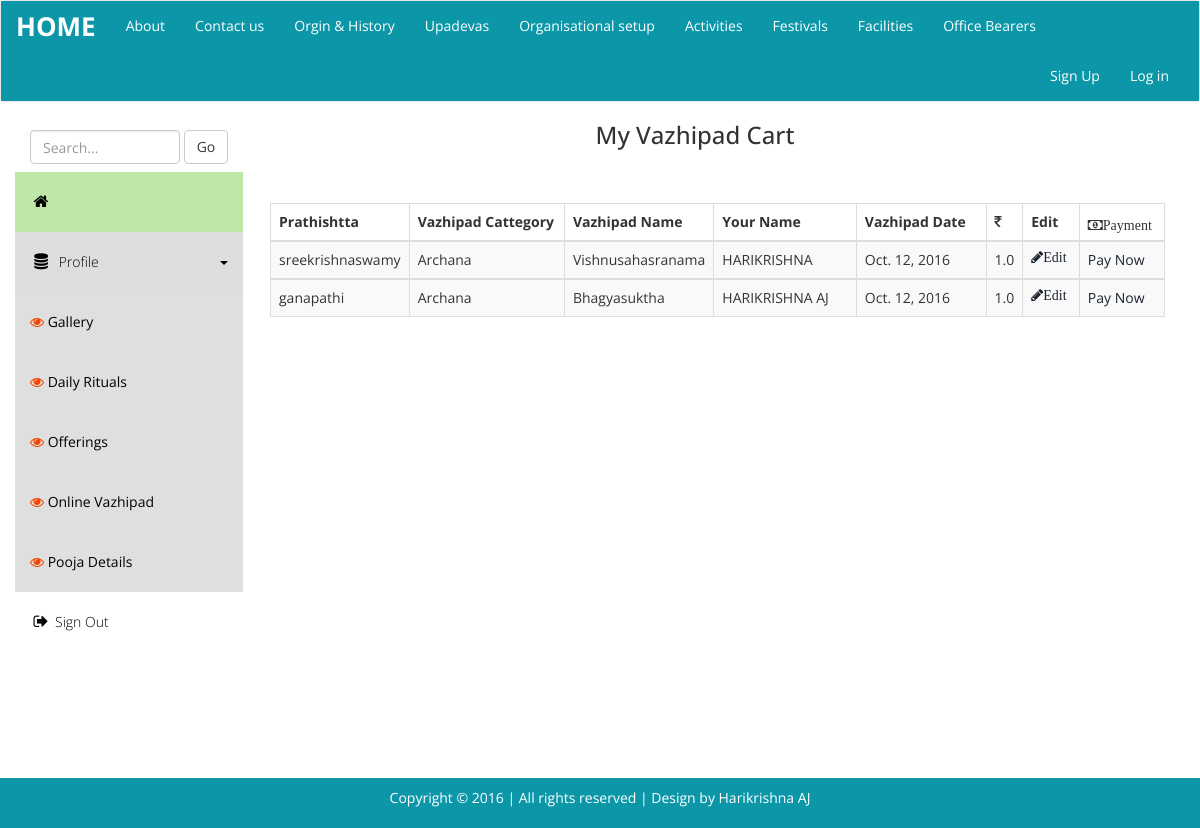
/register/list/, run on an earlier commit of the app's database.
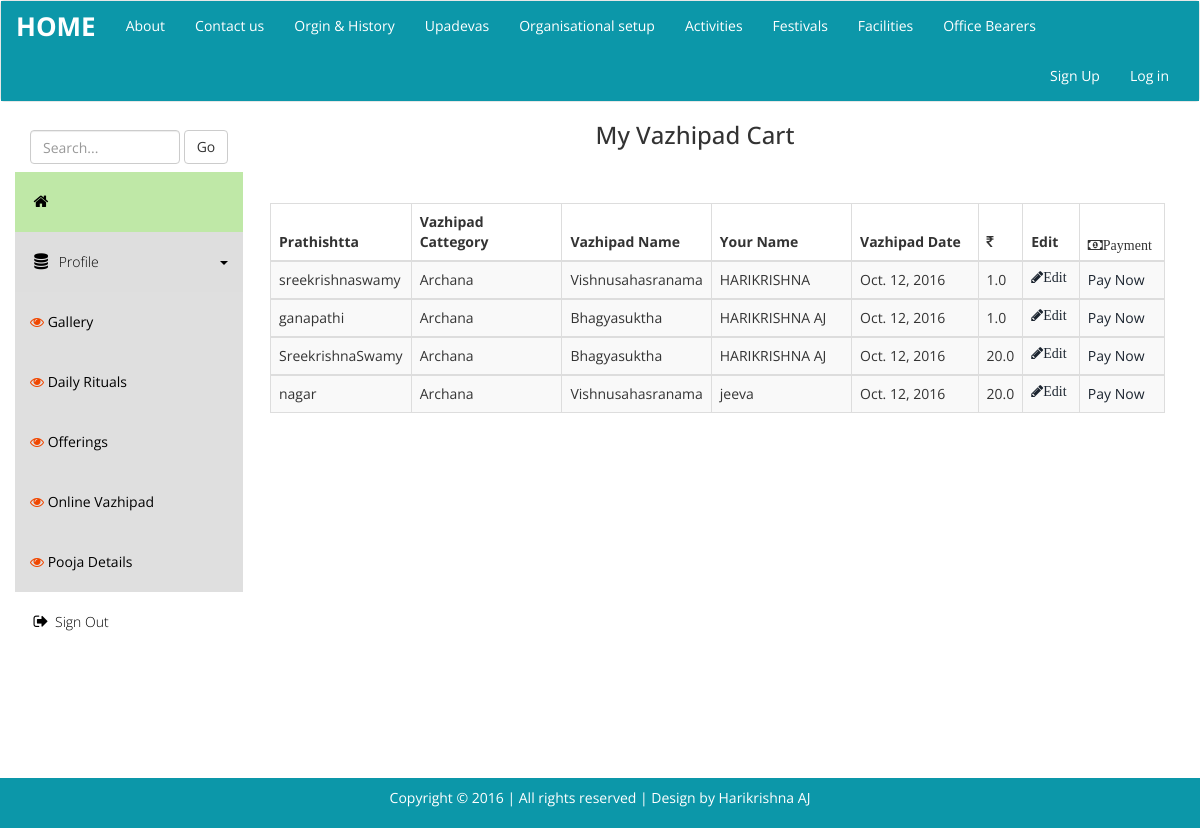
And on a later commit of the database.
### registration/models.py (models this page shows)
class Student(models.Model):
    aums_id = models.CharField(_('Prathishtta'),  max_length=32, choices=Prathishtta, blank=False, unique=True,primary_key=True)
    name = models.CharField(_('Vazhipad cattegory'), max_length=32, choices=Vazhipad_cattegory,blank=True, null=True)
    curr_course = models.CharField(_('Vazhipad'), max_length=32,choices= Archana ,blank=True, null=True,
                                  validators=[RegexValidator(regex='^[A-Za-z]*$')])
    branch = models.CharField(_('Your Name'), max_length=32, blank=True, null=True)
    tenth_mark = models.DateField(_('Vazhipad Date'), null=True)
    twelth_mark = models.FloatField( _('Price'), blank=True, null=True)
    Objects = StudentManager()

### registration/views.py (the view)
class StudentListView(LoginRequiredMixin,ListView):
    template_name = 'register/cirstaff/list.html'
    def get_queryset(self):
        return Student.Objects.all()

### registration/templates/register/cirstaff/list.html
{% extends "static/base_dash.html" %}
{% load staticfiles %}
{% block body %}
<div class="container">
    <h3 class=" col-md-offset-2 " align="center">My Vazhipad Cart</h3> <br>
    <div class="templatemo-content-wrapper">
        <div class="templatemo-content">
  <div class="row">
      <div class="table-responsive">
          <table class="table table-bordered table-striped table-hover d">
              {% if object_list %}
              <thead>
                  <tr>
                        <th>Prathishtta</th>
                        <th style="width:170px">Vazhipad Cattegory</th>
                        <th>Vazhipad Name</th>
                        <th style="width:150px">Your Name</th>
                       <th style="width:140px">Vazhipad Date</th>
                        <th><i class="fa fa-inr"></i></th>
                        <th>Edit</th>
                        <th><i class="fa fa-money fa-pull-left">Payment</i></th>
                  </tr>
              </thead>
              <tbody>
              {% for student in object_list %}
              <tr>
                    <td> {{ student.aums_id }} </td>
                    <td> {{ student.name }} </td>
                    <td> {{ student.curr_course }} </td>
                    <td> {{ student.branch }} </td>
                    <td> {{ student.tenth_mark }} </td>
                    <td> {{ student.twelth_mark }} </td>
                    <td><a href="{% url 'student_profile_update' student.aums_id %}" ><i class="fa fa-pencil fa-pull-left">Edit</i></a></td>
                    <td><a href="{% url 'student_profile_update' student.aums_id %}" >Pay Now</a></td>
              </tr>
              </tbody>
              {% endfor %}
              {% else %}
              <div class="alert alert-danger" style="text-align: center">
								 Your Vazhipad Cart is Empty !....
						 	</div>
              {% endif%}
          </table>
      </div>
  </div>
</div>
    </div>
    </div>
{% endblock body %}

### registration/templates/static/base_dash.html (shortened to what this page needs)
{% load staticfiles %}
<!DOCTYPE html>
<head>
  <link rel="stylesheet" href="{% static 'css/templatemo_main.css' %}">
  <link href="{% static 'css/bootstrap.css' %}" rel='stylesheet' type='text/css' />
</head>
<body>
<div class="page-wrap">
{% block navbar %}
	{% include 'static/navbar_top.html' %}
{% endblock navbar %}
<div class="template-page-wrapper">
      <div class="navbar-collapse collapse templatemo-sidebar">
        <ul class="templatemo-sidebar-menu">
          <li>
            <form class="navbar-form">
              <input type="text" class="form-control" id="templatemo_search_box" placeholder="Search...">
              <span class="btn btn-default">Go</span>
            </form>
          </li>
          <li class="active"><a href="{% url 'manage_students' %}"><i class="fa fa-home">{{ user.get_username }}</i></a></li>
          <li class="sub open">
            <a href="javascript:;">
              <i class="fa fa-database"></i> Profile <div class="pull-right"><span class="caret"></span></div>
            </a>
            <ul class="templatemo-submenu">
                <li><a href="{% url 'gallery' %}">
                  <i class='fa fa-eye' style='color:#F14700'></i> Gallery </a></li>
               <li> <a href="{% url 'dailyrituals' %}">
                    <i class='fa fa-eye' style='color:#F14700'></i> Daily Rituals </a></li>
                <li><a href="{% url 'offerings' %}">
                    <i class='fa fa-eye' style='color:#F14700'></i> Offerings </a></li>
                <li><a href="{% url 'vazhipad_booking' %}">
                    <i class='fa fa-eye' style='color:#F14700'></i> Online Vazhipad </a></li>
                <li><a href="{% url 'poojadetails' %}">
                    <i class='fa fa-eye' style='color:#F14700'></i> Pooja Details </a></li>
            </ul>
          </li>
          <li><a href="{% url 'logout' %}"><i class="fa fa-sign-out"></i>Sign Out</a></li>
        </ul>
      </div>
    </div>
{% block body %}
{% endblock body %}
</div>
{% include 'static/fixed_footer.html' %}
</body>
</html>

### registration/templates/static/navbar_top.html (shortened to what this page needs)
{% load staticfiles %}
<nav class="navbar navbar-default " >
  <div class="container-fluid" style="background-color:	#0c97a9;" >
    <div class="navbar-header">
      <a class="navbar-brand" href="/"><b>HOME</b></a>
    </div>
    <div class="collapse navbar-collapse" id="bs-example-navbar-collapse-1">
      <ul class="nav navbar-nav">
		  <li><a href="{% url 'about' %}">About</a></li>
          <li><a href="{% url 'contactus' %}">Contact us</a></li>
          <li><a href="{% url 'orgin' %}">Orgin & History</a></li>
          <li><a href="{% url 'upadevas' %}">Upadevas</a></li>
          <li><a href="{% url 'organisationalsetup' %}">Organisational setup</a></li>
          <li><a href="{% url 'activities' %}">Activities</a></li>
          <li><a href="{% url 'festivals' %}">Festivals</a></li>
          <li><a href="{% url 'facilities' %}">Facilities</a></li>
          <li><a href="{% url 'officebearers' %}">Office Bearers</a></li>
      </ul>
      {% if user.is_anonymous %}
      <ul class="nav navbar-nav navbar-right">
        <li><a href="{% url 'register_user' %}">Sign Up</a></li>
		  <li><a href="{% url 'login' %}">Log in</a></li>
      </ul>
      {% endif %}
    </div>
  </div>
</nav>

### registration/templates/static/fixed_footer.html
<footer class="site-footer" style="background-color:#0c97a9; position: fixed; width:100%; bottom:0;">
  <div class="container">
      <p>Copyright © 2016 | All rights reserved | Design by <a href="http://www.hkwebdevelopers.weebly.com">Harikrishna AJ</a></p>
  </div>
</footer>

### media/css/templatemo_main.css (style rules this page uses)
* { font-family: 'Open Sans', sans-serif; }
body { background-color: rgb(235,235,235); }
.templatemo-content-wrapper { float: left; width: 100%; }
.templatemo-content { margin-left: 235px; margin-top: 0px; min-height: 600px; padding: 25px 20px 0 20px; background-color: white; overflow-x: hidden; }
#templatemo_search_box { width: 150px; display: inline-block; }
.navbar { margin-bottom: 0; border-radius: 0; }
.navbar-header { color: rgb(127,127,127); }
.templatemo-sidebar { padding: 0; margin-top: 20px; }
.templatemo-sidebar .templatemo-sidebar-menu { list-style: none; margin: 0; padding: 0; }
.templatemo-sidebar .templatemo-sidebar-menu > li { display: block; margin: 0; padding: 0; border: 0px; }
.templatemo-sidebar .templatemo-sidebar-menu > li > a { display: block; position: relative; margin: 0; border: 0px; padding: 20px 15px; text-decoration: none; font-size: 14px; font-weight: 300; }
.templatemo-sidebar-menu a { color: black; }
.templatemo-sidebar-menu li.sub .templatemo-submenu { display: none; }
.templatemo-sidebar-menu li.sub.open .templatemo-submenu { display: block; }
.templatemo-submenu { padding-left: 0; }
.templatemo-submenu li { list-style: none; background-color: #DFDFDF; }
.templatemo-submenu li a { display: block; padding: 20px 15px; margin: 0; }
.templatemo-sidebar-menu > li.sub.open > a { background-color: rgba(145,145,145,0.3); }
.templatemo-sidebar .templatemo-sidebar-menu >li.active, .templatemo-sidebar .templatemo-sidebar-menu>li>a:hover { background-color: rgb(191, 232, 167); }
.templatemo-sidebar .templatemo-sidebar-menu > li > a > i { font-size: 16px; top: 2px; margin-top: 1px; margin-left: 1px; margin-right: 4px; display: inline-block; width: 1.25em; text-align: center; }
.nav-pills>li>a, .nav-tabs>li>a, .alert, .progress, .panel, .btn, .panel-group .panel, .form-control, .modal-content, .breadcrumb { border-radius: 0; }
@media screen and (min-width: 992px) { .templatemo-sidebar { width: 235px; float: left; position: relative; margin-right: -100%; } }
* { margin :0; }
html, body { height: 100%; }
.page-wrap { min-height: 100%; margin-bottom: -50px; }
.page-wrap:after { content: ""; display: block; }
.site-footer, .page-wrap:after { height: 50px; }
.site-footer { background: #637f83; text-align: center; color: white; }
.site-footer .container { color: white; position: relative; top:50%; -webkit-transform: translateY(-50%); -ms-transform: translateY(-50%); transform: translateY(-50%); }
.site-footer a { color:#fff; }

What changed in the data, as far as the page shows it:
added Student: aums_id "SreekrishnaSwamy", name "Archana", curr_course "Bhagyasuktha", branch "HARIKRISHNA AJ", tenth_mark "Oct. 12, 2016", twelth_mark "20.0"
added Student: aums_id "nagar", name "Archana", curr_course "Vishnusahasranama", branch "jeeva", tenth_mark "Oct. 12, 2016", twelth_mark "20.0"
